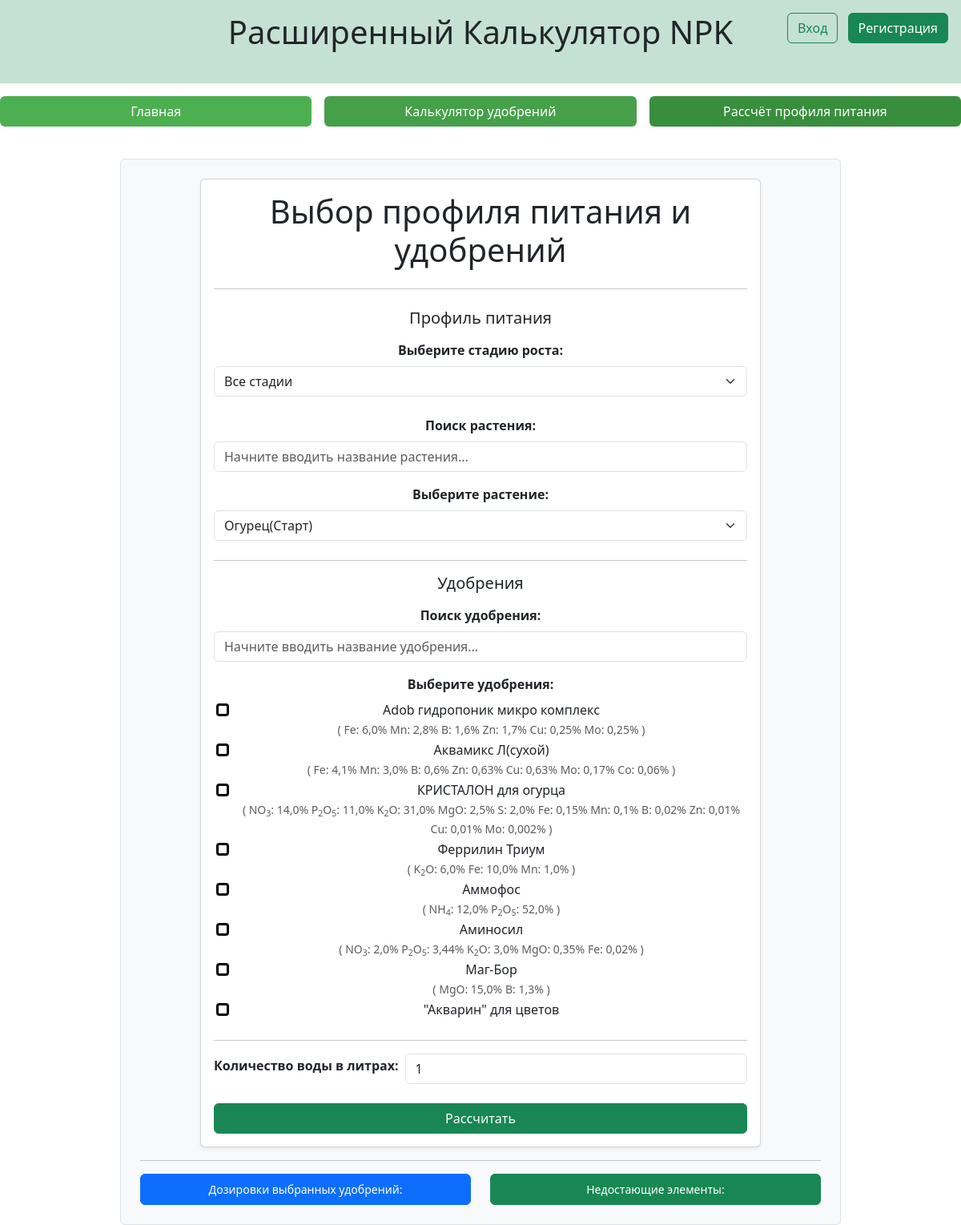
Page /calc on the committed database.
### main/models.py (models this page shows, shortened)
class Fertilizer(models.Model):
    user = models.ForeignKey(get_user_model(), on_delete=models.CASCADE, null=True, blank=True)
    is_public = models.BooleanField(default=False)
    name = models.CharField('Название',max_length=100)
    nh4 = models.FloatField('% NH4', default=0)
    no3 = models.FloatField('% NO3', default=0)
    p2o5 = models.FloatField('% P2O5', default=0)
    k2o = models.FloatField('% K2O', default=0)
    cao = models.FloatField('% CaO', default=0)
    mgo = models.FloatField('% MgO', default=0)
    s = models.FloatField('% S', default=0)
    cl = models.FloatField('% Cl', default=0)
    fe = models.FloatField('% Fe', default=0)
    mn = models.FloatField('% Mn', default=0)
    b = models.FloatField('% B', default=0)
    zn = models.FloatField('% Zn', default=0)
    cu = models.FloatField('% Cu', default=0)
    mo = models.FloatField('% Mo', default=0)
    co = models.FloatField('% Co', default=0)
    si = models.FloatField('% Si', default=0)

### main/views.py (the view, shortened to what this page needs)
# urls.py: path('calc', views.calc, name='calc'),
def calc(request):
    if request.user.is_authenticated:
        fertilizers = Fertilizer.objects.filter(Q(user=request.user) | Q(is_public=True))
        p_profiles = P_profile.objects.filter(Q(user=request.user) | Q(is_public=True))
    else:
        fertilizers = Fertilizer.objects.filter(Q(is_public=True))
        p_profiles = P_profile.objects.filter(Q(is_public=True))
    names = []
    answer = []
    er=""
    profile=[]
    el_names=[]
    selected_fertilizers = []
    selected_profile = p_profiles[0]
    return render(request, 'main/calc.html', {'fertilizers': fertilizers, 'p_profiles': p_profiles, 'answer': dict(zip(names, answer)), 'er': er, 'res': dict(zip(el_names, profile)), 'selected_fertilizers': [x.id for x in selected_fertilizers], 'selected_profile': selected_profile.id})

### main/templates/main/calc.html (shortened to what this page needs)
{% extends "main/index.html" %}
{% block content %}
<div class="container">
    <div class="card shadow-sm mx-auto" style="max-width: 700px;">
        <div class="card-body">
            <h1 class="card-title text-center mb-4">Выбор профиля питания и удобрений</h1>
            <form method="post">
                <div class="mb-4">
                    <hr class="my-4">
                    <h5 class="text-center mb-3">Профиль питания</h5>
                    <div class="mb-4">
                        <label for="growthStageSelect" class="form-label fw-bold">Выберите стадию роста:</label>
                        <select class="form-select" id="growthStageSelect">
                            <option value="">Все стадии</option>
                        </select>
                    </div>
                    <label for="profileSearch" class="form-label fw-bold">Поиск растения:</label>
                    <input type="text" class="form-control mb-3" id="profileSearch" placeholder="Начните вводить название растения...">
                    <div class="mb-4">
                        <label for="ProfileSelect" class="form-label fw-bold">Выберите растение:</label>
                        <select class="form-select" id="ProfileSelect" name="p_profile">
                            {% for profile in p_profiles %}
                            <option value="{{ profile.id }}" {% if selected_profile == profile.id %}selected{% endif %}
                                data-growth-stage="{{ profile.growth_stage }}"
                                title="{% if profile.no3 %}NO₃: {{ profile.no3 }} мг/л; {% endif %}{% if profile.nh4 %}NH₄: {{ profile.nh4 }} мг/л; {% endif %}{% if profile.p %}P: {{ profile.p }} мг/л; {% endif %}{% if profile.k %}K: {{ profile.k }} мг/л; {% endif %}{% if profile.ca %}Ca: {{ profile.ca }} мг/л; {% endif %}{% if profile.mg %}Mg: {{ profile.mg }} мг/л; {% endif %}{% if profile.s %}S: {{ profile.s }} мг/л; {% endif %}{% if profile.cl %}Cl: {{ profile.cl }} мг/л; {% endif %}{% if profile.fe %}Fe: {{ profile.fe }} мкг/л; {% endif %}{% if profile.mn %}Mn: {{ profile.mn }} мкг/л; {% endif %}{% if profile.b %}B: {{ profile.b }} мкг/л; {% endif %}{% if profile.zn %}Zn: {{ profile.zn }} мкг/л; {% endif %}{% if profile.cu %}Cu: {{ profile.cu }} мкг/л; {% endif %}{% if profile.mo %}Mo: {{ profile.mo }} мкг/л; {% endif %}{% if profile.co %}Co: {{ profile.co }} мкг/л; {% endif %}{% if profile.si %}Si: {{ profile.si }} мкг/л{% endif %}">
                            {{ profile.name }}({{ profile.get_growth_stage_display }})
                        </option>
                            {% endfor %}
                        </select>
                    </div>
                    <hr>
                    <h5 class="text-center mb-3">Удобрения</h5>
                    <label for="fertilizerSearch" class="form-label fw-bold">Поиск удобрения:</label>
                    <input type="text" class="form-control mb-3" id="fertilizerSearch" placeholder="Начните вводить название удобрения...">
                    <label class="form-label fw-bold">Выберите удобрения:</label>
                    <div style="max-height: 400px; overflow-y: auto; padding-left: 3px;">
                        {% for fertilizer in fertilizers %}
                        <div class="form-check">
                            <input class="form-check-input" style="border: solid;" type="checkbox" name="fertilizers" value="{{ fertilizer.id }}" id="fert{{ fertilizer.id }}" {% if fertilizer.id in selected_fertilizers %}checked{% endif %}>
                            <label class="form-check-label" for="fert{{ fertilizer.id }}">
                                {{ fertilizer.name }}<br>
                                <small class="text-muted">(
                                    {% if fertilizer.no3 %} NO<sub>3</sub>: {{ fertilizer.no3 }}%{% endif %}
                                    {% if fertilizer.nh4 %} NH<sub>4</sub>: {{ fertilizer.nh4 }}%{% endif %}
                                    {% if fertilizer.p2o5 %} P<sub>2</sub>O<sub>5</sub>: {{ fertilizer.p2o5 }}%{% endif %}
                                    {% if fertilizer.k2o %} K<sub>2</sub>O: {{ fertilizer.k2o }}%{% endif %}
                                    {% if fertilizer.mgo %} MgO: {{ fertilizer.mgo }}%{% endif %}
                                    {% if fertilizer.s %} S: {{ fertilizer.s }}%{% endif %}
                                    {% if fertilizer.fe %} Fe: {{ fertilizer.fe }}%{% endif %}
                                    {% if fertilizer.mn %} Mn: {{ fertilizer.mn }}%{% endif %}
                                    {% if fertilizer.b %} B: {{ fertilizer.b }}%{% endif %}
                                    {% if fertilizer.zn %} Zn: {{ fertilizer.zn }}%{% endif %}
                                    {% if fertilizer.cu %} Cu: {{ fertilizer.cu }}%{% endif %}
                                    {% if fertilizer.mo %} Mo: {{ fertilizer.mo }}%{% endif %}
                                    {% if fertilizer.co %} Co: {{ fertilizer.co }}%{% endif %}
                                )</small>
                            </label>
                        </div>
                        {% endfor %}
                    </div>
                </div>
                <hr>
                <div class="mb-4 d-flex align-items-center">
                    <label for="waterL" class="form-label fw-bold me-2" style="white-space: nowrap;">Количество воды в литрах:</label>
                    <input type="number" min = "0" step="0.1" class="form-control" id="waterL" name="water_l" value="1", required>
                </div>
                <button type="submit" class="btn btn-success w-100">Рассчитать</button>
            </form>
        </div>
    </div>
</div>
<hr>
<div class="row">
    <div class="col-md-6">
        <ul class="list-group small">
            <li class="list-group-item active">Дозировки выбранных удобрений:</li>
        </ul>
    </div>
    <div class="col-md-6">
        <ul class="list-group small">
            <li class="list-group-item active bg-success border-success">Недостающие элементы:</li>
        </ul>
    </div>
</div>
{% endblock %}

### rows in the picture
Fertilizer: name "Adob гидропоник микро комплекс", fe "6,0", mn "2,8", b "1,6", zn "1,7", cu "0,25", mo "0,25"
Fertilizer: name "Аквамикс Л(сухой)", fe "4,1", mn "3,0", b "0,6", zn "0,63", cu "0,63", mo "0,17", co "0,06"
Fertilizer: name "КРИСТАЛОН для огурца", no3 "14,0", p2o5 "11,0", k2o "31,0", mgo "2,5", s "2,0", fe "0,15", mn "0,1", b "0,02", zn "0,01", cu "0,01", mo "0,002"
Fertilizer: name "Феррилин Триум", k2o "6,0", fe "10,0", mn "1,0"
Fertilizer: name "Аммофос", nh4 "12,0", p2o5 "52,0"
Fertilizer: name "Аминосил", no3 "2,0", p2o5 "3,44", k2o "3,0", mgo "0,35", fe "0,02"
Fertilizer: name "Маг-Бор", mgo "15,0", b "1,3"
Fertilizer: name "\"Акварин\" для цветов"

### other values in the picture
form field p_profile "Огурец(Старт)"
